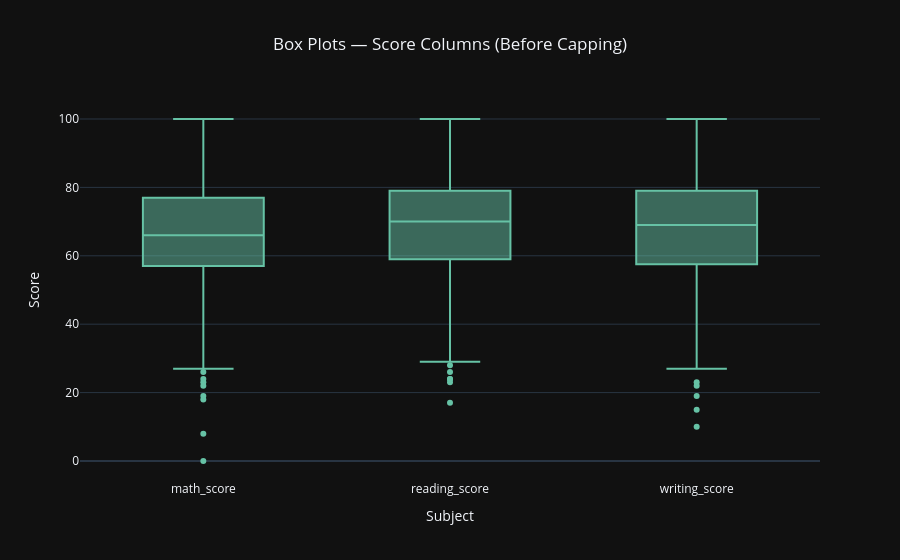

Notebook cell for this chart:
### Code cell
# Visualise before capping
fig = px.box(
    df, y=SCORE_COLS,
    title='Box Plots — Score Columns (Before Capping)',
    labels={'value': 'Score', 'variable': 'Subject'},
    color_discrete_sequence=px.colors.qualitative.Set2,
)
style(fig)
fig.show()

### Figure 1 — Plotly figure (JSON) as saved in the notebook; plotly's stock layout.template omitted (floating-point values rounded to 4 significant figures; data arrays with more than 128 entries replaced by an {"elided": "..."} marker saying what was removed)
{"data": [{"alignmentgroup": "True", "hovertemplate": "Subject=%{x}<br>Score=%{y}<extra></extra>", "legendgroup": "", "marker": {"color": "rgb(102,194,165)"}, "name": "", "notched": false, "offsetgroup": "", "orientation": "v", "showlegend": false, "type": "box", "x": {"elided": "3000 str values"}, "x0": " ", "xaxis": "x", "y": {"elided": "3000 int values"}, "y0": " ", "yaxis": "y"}], "layout": {"boxmode": "group", "legend": {"tracegroupgap": 0}, "title": {"text": "Box Plots — Score Columns (Before Capping)", "x": 0.5}, "xaxis": {"anchor": "y", "domain": [0, 1], "title": {"text": "Subject"}}, "yaxis": {"anchor": "x", "domain": [0, 1], "title": {"text": "Score"}}}}
